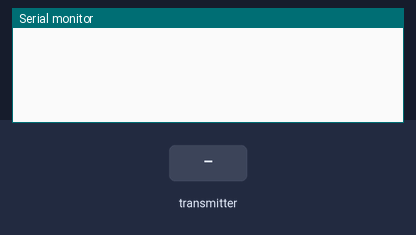
A sketch run on a simulated ESP8266 (Wemos D1 mini). Parts: the last lines printed to the serial monitor. The inputs (shaded band) are chosen by the test bench.

Above: at 1.2 s.
1.3 s: the transmitter starts sending humidity = 0
At 1.61 s:
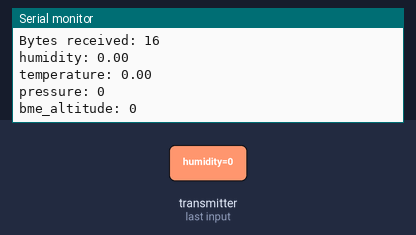
2.8 s: the transmitter starts sending temperature = 25
4.3 s: the transmitter starts sending pressure = 1
5.8 s: the transmitter starts sending bme_altitude = 256
At 6.11 s:
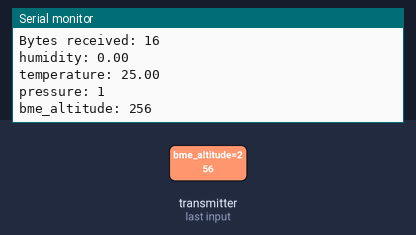
7.3 s: the transmitter starts sending humidity = 25
8.8 s: the transmitter starts sending temperature = 50
Timing chart, 0 to 11.3 s (numbered marks = the images above; inputs shaded):
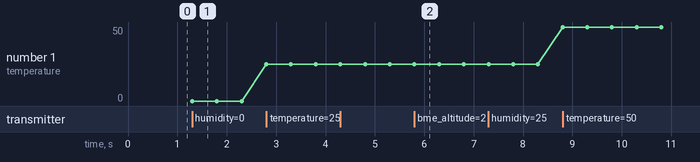

The sketch:

ESP8266_RECEIVER.ino
```cpp
////////////////////////////////////////////////////////
////////////////////////////////////////////////////////
////  Author: Jiri Kucera                           ////
////  Description: BME280 sensor data sending,      ////
////               using ESP-NOW - receiver         ////
////  Using board: Wemos d1 mini (ESP8266)          ////
////////////////////////////////////////////////////////
////////////////////////////////////////////////////////

////////////////////////////////////////////////////////
////  include libraries for esp-now                 ////
////////////////////////////////////////////////////////

#include <ESP8266WiFi.h>
#include <espnow.h>

////////////////////////////////////////////////////////
////  struct message                                ////
////////////////////////////////////////////////////////

// Structure to send data
// Must match the sender structure
typedef struct struct_message {
  float humidity;
  float temperature;
  int pressure;
  int bme_altitude;
} struct_message;

// Create a struct_message called SensorData
struct_message SensorData;

////////////////////////////////////////////////////////
////  callback will be executed when data received  ////
////////////////////////////////////////////////////////

void OnDataRecv(uint8_t * mac, uint8_t *incomingData, uint8_t len) {
  memcpy(&SensorData, incomingData, sizeof(SensorData));

  Serial.print("Bytes received: ");
  Serial.println(len);
  Serial.print("humidity: ");
  Serial.println(SensorData.humidity);
  Serial.print("temperature: ");
  Serial.println(SensorData.temperature);
  Serial.print("pressure: ");
  Serial.println(SensorData.pressure);
  Serial.print("bme_altitude: ");
  Serial.println(SensorData.bme_altitude);
  Serial.println();
}

////////////////////////////////////////////////////////
////  Setup                                         ////
////////////////////////////////////////////////////////

void setup() {
  //initialize serial for debugging and print result
  Serial.begin(115200);
  // Set device as a Wi-Fi Station
  WiFi.mode(WIFI_STA);

  //ESP-NOW init
  if (esp_now_init() != 0) {
    Serial.println("Error initializing ESP-NOW");
    return;
  }

  //ESP-NOW set role and register callback function
  esp_now_set_self_role(ESP_NOW_ROLE_SLAVE);
  esp_now_register_recv_cb(OnDataRecv);
}

void loop() {

}
```

Measured:
- after the input at 1.3 s, the serial monitor: prints a new line at once (image 1)
- after the input at 5.8 s, the serial monitor: prints a new line at once (image 2)
- plotted number 1: 0 → 25 after the input at 2.8 s, 25 → 50 after the input at 8.8 s
